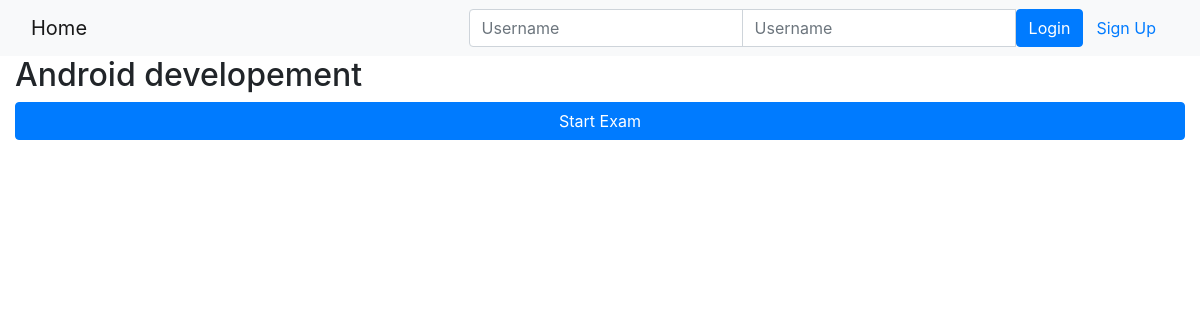
Before: /onlinecourse/4/ with the older database file.
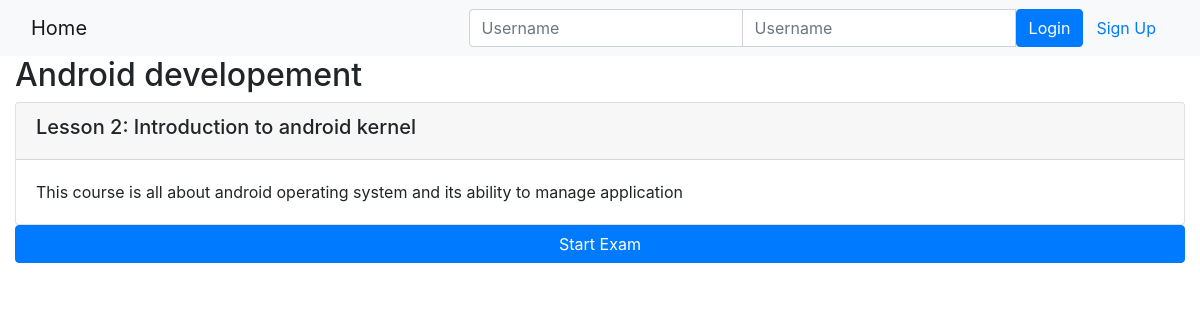
After: the same page with the newer database file.
### onlinecourse/models.py (models this page shows)
class Lesson(models.Model):
    title = models.CharField(max_length=200, default="title")
    order = models.IntegerField(default=0)
    course = models.ForeignKey(Course, on_delete=models.CASCADE)
    content = models.TextField()

### onlinecourse/views.py (the view)
# urls.py: path('<int:pk>/', views.CourseDetailView.as_view(), name='course_details'),
class CourseDetailView(generic.DetailView):
    model = Course
    template_name = 'onlinecourse/course_detail_bootstrap.html'

### onlinecourse/templates/onlinecourse/course_detail_bootstrap.html (shortened to what this page needs)
<!DOCTYPE html>
<html lang="en">
<head>
     {% load static %}
    <link rel="stylesheet" href="https://maxcdn.bootstrapcdn.com/bootstrap/4.5.2/css/bootstrap.min.css">
</head>
<body>
    <nav class="navbar navbar-light bg-light">
        <div class="container-fluid">
            <div class="navbar-header">
                  <a class="navbar-brand" href="{% url 'onlinecourse:index' %}">Home</a>
            </div>
            <ul class="nav navbar-nav navbar-right">
                {% if user.is_authenticated %}
                <li>
                    <a class="btn btn-link" href="#">{{ user.first_name }}({{ user.username }})</a>
                    <a class="btn btn-link" href="{% url 'onlinecourse:logout' %}">Logout</a>
                </li>
                {% else %}
                <li>
                    <form class="form-inline" action="{% url 'onlinecourse:login' %}" method="post">
                        <div class="input-group">
                            <input type="text" class="form-control" placeholder="Username" name="username" >
                            <input type="password" class="form-control" placeholder="Username" name="psw" >
                            <button class="btn btn-primary" type="submit">Login</button>
                            <a class="btn btn-link" href="{% url 'onlinecourse:registration' %}">Sign Up</a>
                        </div>
                    </form>
                </li>
                {% endif %}
            </ul>
        </div>
    </nav>
    <div class="container-fluid">
            <h2>{{ course.name }}</h2>
            <div class="card-columns-vertical">
                {% for lesson in course.lesson_set.all %}
                    <div class="card mt-1">
                        <div class="card-header"><h5>Lesson {{lesson.order|add:1}}: {{lesson.title}}</h5></div>
                        <div class="card-body">{{lesson.content}}</div>
                    </div>
                {% endfor %}
            </div>
             <button class="btn btn-primary btn-block" data-toggle="collapse" data-target="#exam">Start Exam</button>
    </div>
</body>
</html>

Changed rows visible on the page:
added Lesson: order|add "2", title "Introduction to android kernel", content "This course is all about android operating system and its ability to manage application"
